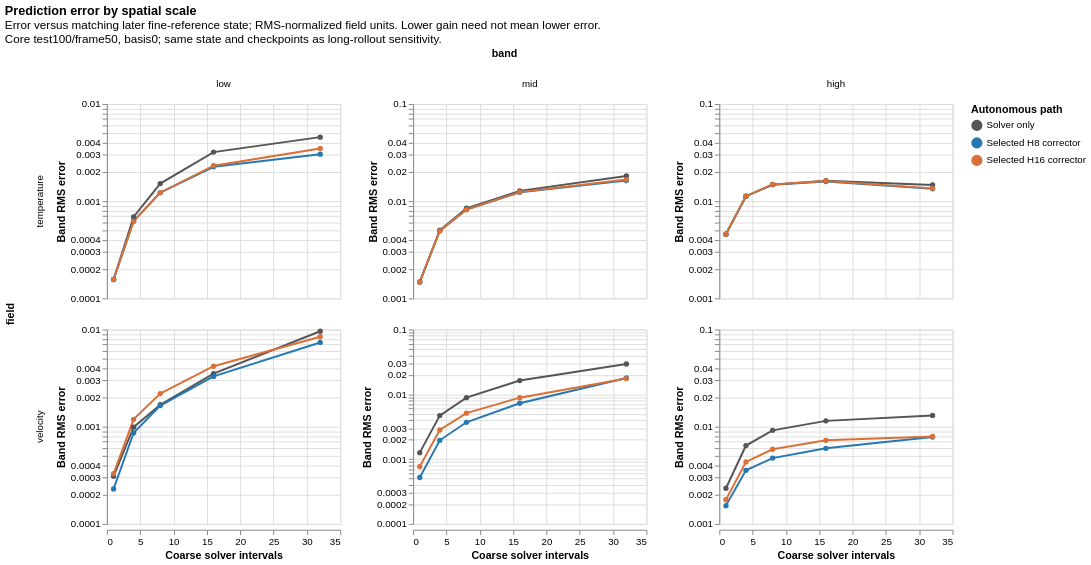

Describe this chart as a Vega-Lite specification.
### Vega-Lite specification from a JSON file in a GitHub repository (floating-point values rounded to 4 significant figures)
{"config": {"view": {"continuousWidth": 300, "continuousHeight": 300}}, "data": {"name": "data-f8eff5d39193131f0bb3ec9eb307ded9"}, "facet": {"column": {"field": "band", "sort": ["low", "mid", "high"], "type": "nominal"}, "row": {"field": "field", "type": "nominal"}}, "spec": {"mark": {"type": "line", "point": true}, "encoding": {"color": {"field": "arm", "scale": {"domain": ["Solver only", "Selected H8 corrector", "Selected H16 corrector"], "range": ["#555555", "#2678b2", "#da7036"]}, "title": "Autonomous path", "type": "nominal"}, "tooltip": [{"field": "horizon", "type": "quantitative"}, {"field": "arm", "type": "nominal"}, {"field": "field", "type": "nominal"}, {"field": "band", "type": "nominal"}, {"field": "error_rms", "type": "quantitative"}], "x": {"field": "horizon", "title": "Coarse solver intervals", "type": "quantitative"}, "y": {"field": "error_rms", "scale": {"type": "log"}, "title": "Band RMS error", "type": "quantitative"}}, "height": 200, "width": 240}, "resolve": {"scale": {"y": "independent"}}, "title": {"text": "Prediction error by spatial scale", "subtitle": ["Error versus matching later fine-reference state; RMS-normalized field units. Lower gain need not mean lower error.", "Core test100/frame50, basis0; same state and checkpoints as long-rollout sensitivity."]}, "$schema": "https://vega.github.io/schema/vega-lite/v6.4.1.json", "datasets": {"data-f8eff5d39193131f0bb3ec9eb307ded9": [{"horizon": 1, "arm": "Solver only", "field": "velocity", "band": "low", "error_rms": 0.0003088}, {"horizon": 1, "arm": "Solver only", "field": "velocity", "band": "mid", "error_rms": 0.001258}, {"horizon": 1, "arm": "Solver only", "field": "velocity", "band": "high", "error_rms": 0.002328}, {"horizon": 1, "arm": "Solver only", "field": "temperature", "band": "low", "error_rms": 0.0001566}, {"horizon": 1, "arm": "Solver only", "field": "temperature", "band": "mid", "error_rms": 0.001475}, {"horizon": 1, "arm": "Solver only", "field": "temperature", "band": "high", "error_rms": 0.00458}, {"horizon": 4, "arm": "Solver only", "field": "velocity", "band": "low", "error_rms": 0.0009886}, {"horizon": 4, "arm": "Solver only", "field": "velocity", "band": "mid", "error_rms": 0.004695}, {"horizon": 4, "arm": "Solver only", "field": "velocity", "band": "high", "error_rms": 0.0064}, {"horizon": 4, "arm": "Solver only", "field": "temperature", "band": "low", "error_rms": 0.0006882}, {"horizon": 4, "arm": "Solver only", "field": "temperature", "band": "mid", "error_rms": 0.005023}, {"horizon": 4, "arm": "Solver only", "field": "temperature", "band": "high", "error_rms": 0.01125}, {"horizon": 8, "arm": "Solver only", "field": "velocity", "band": "low", "error_rms": 0.001684}, {"horizon": 8, "arm": "Solver only", "field": "velocity", "band": "mid", "error_rms": 0.008873}, {"horizon": 8, "arm": "Solver only", "field": "velocity", "band": "high", "error_rms": 0.009169}, {"horizon": 8, "arm": "Solver only", "field": "temperature", "band": "low", "error_rms": 0.001518}, {"horizon": 8, "arm": "Solver only", "field": "temperature", "band": "mid", "error_rms": 0.008457}, {"horizon": 8, "arm": "Solver only", "field": "temperature", "band": "high", "error_rms": 0.01482}, {"horizon": 16, "arm": "Solver only", "field": "velocity", "band": "low", "error_rms": 0.003517}, {"horizon": 16, "arm": "Solver only", "field": "velocity", "band": "mid", "error_rms": 0.0163}, {"horizon": 16, "arm": "Solver only", "field": "velocity", "band": "high", "error_rms": 0.01148}, {"horizon": 16, "arm": "Solver only", "field": "temperature", "band": "low", "error_rms": 0.003198}, {"horizon": 16, "arm": "Solver only", "field": "temperature", "band": "mid", "error_rms": 0.01278}, {"horizon": 16, "arm": "Solver only", "field": "temperature", "band": "high", "error_rms": 0.01624}, {"horizon": 32, "arm": "Solver only", "field": "velocity", "band": "low", "error_rms": 0.009602}, {"horizon": 32, "arm": "Solver only", "field": "velocity", "band": "mid", "error_rms": 0.02937}, {"horizon": 32, "arm": "Solver only", "field": "velocity", "band": "high", "error_rms": 0.01306}, {"horizon": 32, "arm": "Solver only", "field": "temperature", "band": "low", "error_rms": 0.004561}, {"horizon": 32, "arm": "Solver only", "field": "temperature", "band": "mid", "error_rms": 0.01816}, {"horizon": 32, "arm": "Solver only", "field": "temperature", "band": "high", "error_rms": 0.01469}, {"horizon": 1, "arm": "Selected H8 corrector", "field": "velocity", "band": "low", "error_rms": 0.0002291}, {"horizon": 1, "arm": "Selected H8 corrector", "field": "velocity", "band": "mid", "error_rms": 0.0005204}, {"horizon": 1, "arm": "Selected H8 corrector", "field": "velocity", "band": "high", "error_rms": 0.001542}, {"horizon": 1, "arm": "Selected H8 corrector", "field": "temperature", "band": "low", "error_rms": 0.0001566}, {"horizon": 1, "arm": "Selected H8 corrector", "field": "temperature", "band": "mid", "error_rms": 0.001475}, {"horizon": 1, "arm": "Selected H8 corrector", "field": "temperature", "band": "high", "error_rms": 0.00458}, {"horizon": 4, "arm": "Selected H8 corrector", "field": "velocity", "band": "low", "error_rms": 0.0008622}, {"horizon": 4, "arm": "Selected H8 corrector", "field": "velocity", "band": "mid", "error_rms": 0.00195}, {"horizon": 4, "arm": "Selected H8 corrector", "field": "velocity", "band": "high", "error_rms": 0.00356}, {"horizon": 4, "arm": "Selected H8 corrector", "field": "temperature", "band": "low", "error_rms": 0.0006228}, {"horizon": 4, "arm": "Selected H8 corrector", "field": "temperature", "band": "mid", "error_rms": 0.004953}, {"horizon": 4, "arm": "Selected H8 corrector", "field": "temperature", "band": "high", "error_rms": 0.01126}, {"horizon": 8, "arm": "Selected H8 corrector", "field": "velocity", "band": "low", "error_rms": 0.001649}, {"horizon": 8, "arm": "Selected H8 corrector", "field": "velocity", "band": "mid", "error_rms": 0.003699}, {"horizon": 8, "arm": "Selected H8 corrector", "field": "velocity", "band": "high", "error_rms": 0.004755}, {"horizon": 8, "arm": "Selected H8 corrector", "field": "temperature", "band": "low", "error_rms": 0.001226}, {"horizon": 8, "arm": "Selected H8 corrector", "field": "temperature", "band": "mid", "error_rms": 0.008217}, {"horizon": 8, "arm": "Selected H8 corrector", "field": "temperature", "band": "high", "error_rms": 0.0148}, {"horizon": 16, "arm": "Selected H8 corrector", "field": "velocity", "band": "low", "error_rms": 0.003293}, {"horizon": 16, "arm": "Selected H8 corrector", "field": "velocity", "band": "mid", "error_rms": 0.007278}, {"horizon": 16, "arm": "Selected H8 corrector", "field": "velocity", "band": "high", "error_rms": 0.005992}, {"horizon": 16, "arm": "Selected H8 corrector", "field": "temperature", "band": "low", "error_rms": 0.002261}, {"horizon": 16, "arm": "Selected H8 corrector", "field": "temperature", "band": "mid", "error_rms": 0.01237}, {"horizon": 16, "arm": "Selected H8 corrector", "field": "temperature", "band": "high", "error_rms": 0.01593}, {"horizon": 32, "arm": "Selected H8 corrector", "field": "velocity", "band": "low", "error_rms": 0.007358}, {"horizon": 32, "arm": "Selected H8 corrector", "field": "velocity", "band": "mid", "error_rms": 0.01787}, {"horizon": 32, "arm": "Selected H8 corrector", "field": "velocity", "band": "high", "error_rms": 0.007824}, {"horizon": 32, "arm": "Selected H8 corrector", "field": "temperature", "band": "low", "error_rms": 0.003044}, {"horizon": 32, "arm": "Selected H8 corrector", "field": "temperature", "band": "mid", "error_rms": 0.01631}, {"horizon": 32, "arm": "Selected H8 corrector", "field": "temperature", "band": "high", "error_rms": 0.01343}, {"horizon": 1, "arm": "Selected H16 corrector", "field": "velocity", "band": "low", "error_rms": 0.0003292}, {"horizon": 1, "arm": "Selected H16 corrector", "field": "velocity", "band": "mid", "error_rms": 0.0007669}, {"horizon": 1, "arm": "Selected H16 corrector", "field": "velocity", "band": "high", "error_rms": 0.001774}, {"horizon": 1, "arm": "Selected H16 corrector", "field": "temperature", "band": "low", "error_rms": 0.0001566}, {"horizon": 1, "arm": "Selected H16 corrector", "field": "temperature", "band": "mid", "error_rms": 0.001475}, {"horizon": 1, "arm": "Selected H16 corrector", "field": "temperature", "band": "high", "error_rms": 0.00458}, {"horizon": 4, "arm": "Selected H16 corrector", "field": "velocity", "band": "low", "error_rms": 0.001191}, {"horizon": 4, "arm": "Selected H16 corrector", "field": "velocity", "band": "mid", "error_rms": 0.00281}, {"horizon": 4, "arm": "Selected H16 corrector", "field": "velocity", "band": "high", "error_rms": 0.004342}, {"horizon": 4, "arm": "Selected H16 corrector", "field": "temperature", "band": "low", "error_rms": 0.0006211}, {"horizon": 4, "arm": "Selected H16 corrector", "field": "temperature", "band": "mid", "error_rms": 0.004947}, {"horizon": 4, "arm": "Selected H16 corrector", "field": "temperature", "band": "high", "error_rms": 0.01127}, {"horizon": 8, "arm": "Selected H16 corrector", "field": "velocity", "band": "low", "error_rms": 0.002192}, {"horizon": 8, "arm": "Selected H16 corrector", "field": "velocity", "band": "mid", "error_rms": 0.005123}, {"horizon": 8, "arm": "Selected H16 corrector", "field": "velocity", "band": "high", "error_rms": 0.005858}, {"horizon": 8, "arm": "Selected H16 corrector", "field": "temperature", "band": "low", "error_rms": 0.001224}, {"horizon": 8, "arm": "Selected H16 corrector", "field": "temperature", "band": "mid", "error_rms": 0.008191}, {"horizon": 8, "arm": "Selected H16 corrector", "field": "temperature", "band": "high", "error_rms": 0.01487}, {"horizon": 16, "arm": "Selected H16 corrector", "field": "velocity", "band": "low", "error_rms": 0.004187}, {"horizon": 16, "arm": "Selected H16 corrector", "field": "velocity", "band": "mid", "error_rms": 0.008873}, {"horizon": 16, "arm": "Selected H16 corrector", "field": "velocity", "band": "high", "error_rms": 0.007246}, {"horizon": 16, "arm": "Selected H16 corrector", "field": "temperature", "band": "low", "error_rms": 0.002319}, {"horizon": 16, "arm": "Selected H16 corrector", "field": "temperature", "band": "mid", "error_rms": 0.01241}, {"horizon": 16, "arm": "Selected H16 corrector", "field": "temperature", "band": "high", "error_rms": 0.01613}, {"horizon": 32, "arm": "Selected H16 corrector", "field": "velocity", "band": "low", "error_rms": 0.008426}, {"horizon": 32, "arm": "Selected H16 corrector", "field": "velocity", "band": "mid", "error_rms": 0.0175}, {"horizon": 32, "arm": "Selected H16 corrector", "field": "velocity", "band": "high", "error_rms": 0.007943}, {"horizon": 32, "arm": "Selected H16 corrector", "field": "temperature", "band": "low", "error_rms": 0.003488}, {"horizon": 32, "arm": "Selected H16 corrector", "field": "temperature", "band": "mid", "error_rms": 0.0167}, {"horizon": 32, "arm": "Selected H16 corrector", "field": "temperature", "band": "high", "error_rms": 0.01356}]}}
